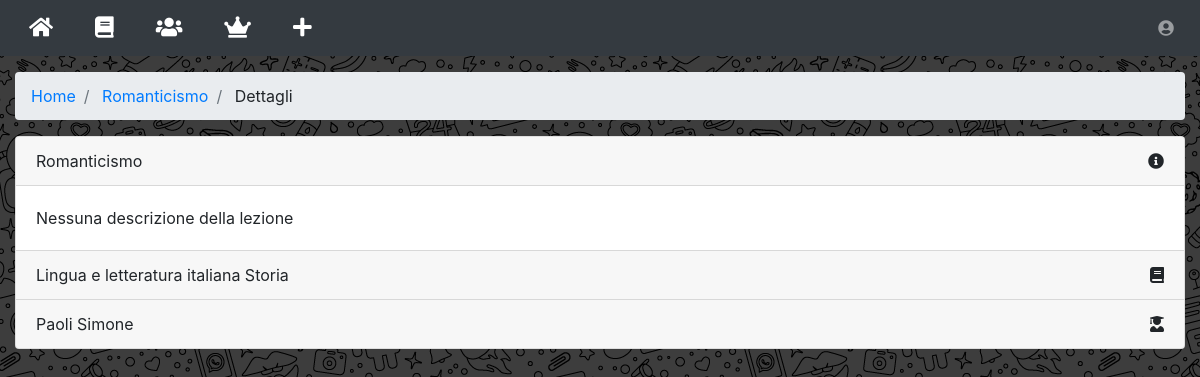
Page /dettagli/?id=1 (signed in) on the earlier database version.
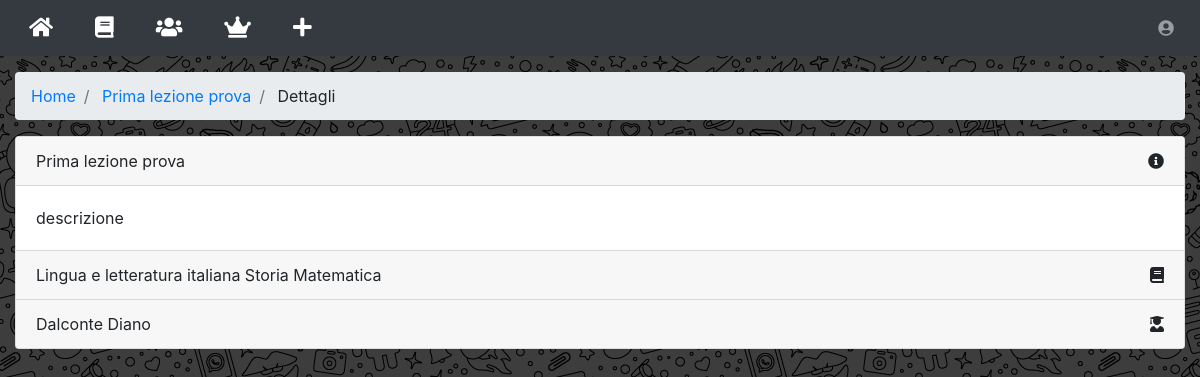
Same page on the later database version.
### tables this page shows
CREATE TABLE `lezioni` (
  `id` int(15) NOT NULL AUTO_INCREMENT,
  `idUtente` int(15),
  `titolo` varchar(40) NOT NULL,
  `data` datetime NOT NULL,
  `note` varchar(150),
  PRIMARY KEY (`id`),
  UNIQUE (`idUtente`, `titolo`),
  FOREIGN KEY (`idUtente`)
    REFERENCES `utenti` (`id`)
);

CREATE TABLE `materieDiLezioni` (
  `id` int(15) NOT NULL AUTO_INCREMENT,
  `idLezione` int(15),
  `idMateria` int(15),
  PRIMARY KEY (`id`),
  UNIQUE KEY (`idLezione`, `idMateria`),
  FOREIGN KEY (`idLezione`)
    REFERENCES `lezioni` (`id`)
    ON DELETE CASCADE,
  FOREIGN KEY (`idMateria`)
    REFERENCES `materie` (`id`)
);

CREATE TABLE `materie` (
  `id` int(15) NOT NULL AUTO_INCREMENT,
  `titolo` varchar(50),
  PRIMARY KEY (`id`)
);

CREATE TABLE `utenti` (
  `id` int(15) NOT NULL AUTO_INCREMENT,
  `email` varchar(100) NOT NULL,
  `password` varchar(40) NOT NULL,
  `nome` varchar(20) NOT NULL,
  `cognome` varchar(20) NOT NULL,
  `tipo` ENUM('studente', 'professore', 'admin') DEFAULT 'studente',
  `aiuti` BOOLEAN DEFAULT 1,
  `notifiche` BOOLEAN DEFAULT 1,
  PRIMARY KEY (`id`),
  UNIQUE KEY (`email`)
);

### src/connection.php (called while the page is built, shortened)
<?php
  function query($sql){
    $conn = new mysqli("localhost", "root", "", "appRendiamo");
    $tabella = array();
    $result = $conn->query($sql);
    if (isset($result->num_rows)){
      if ($result->num_rows == 0) {
        return $tabella;
      } else while($row = $result->fetch_assoc()){
        array_push($tabella, $row);
      }
      return $tabella;
    } else {
      $conn->close();
    }
  }
?>

### src/dettagli/wrapper.php (the view)
<div class="container-fluid">
  <ol class="breadcrumb">
    <li class="breadcrumb-item">
      <a href="../home/">Home</a>
    </li>
    <li class="breadcrumb-item">
      <a href="../lezione/?id=<?php echo $lezione['id'] ?>">
        <?php echo $lezione['titolo'] ?>
      </a>
    </li>
    <li class="breadcrumb-item">
      Dettagli
    </li>
  </ol>
  <div class="row">
    <div class="col">
      <div class="card">
        <div class="card-header">
          <?php echo $lezione['titolo'] ?>
          <a class="float-right">
            <i class="fas fa-info-circle"></i>
          </a>
        </div>
        <div class="card-body">
          <?php if ($lezione['note']): ?>
            <?php echo $lezione['note'] ?>
          <?php else: ?>
            Nessuna descrizione della lezione
          <?php endif; ?>
        </div>
        <div class="card-footer">
          <?php $materie = query("SELECT * FROM materie, materieDiLezioni WHERE materie.id=materieDiLezioni.idMateria AND materieDiLezioni.idLezione=$id") ?>
          <?php if ($materie): ?>
            <?php foreach ($materie as $materia): ?>
              <?php echo $materia['titolo'] ?>
            <?php endforeach; ?>
          <?php else: ?>
            Nessuna materia
          <?php endif; ?>
          <a class="float-right" title="materie">
            <i class="fas fa-book"></i>
          </a>
        </div>
        <div class="card-footer">
          <?php echo $lezione['cognome']." ".$lezione['nome'] ?>
          <a class="float-right" title="docente">
            <i class="fas fa-user-graduate"></i>
          </a>
        </div>
      </div>
    </div>
  </div>

### src/dettagli/index.php (shortened to what this page needs)
<!DOCTYPE html>
<html lang="en" dir="ltr">
  <head>
  </head>
  <body>
    <?php include '../nav.php' ?>
    <?php
      $id = $_GET['id'];
      $lezioni = query("SELECT lezioni.*, utenti.nome, utenti.cognome FROM lezioni, utenti WHERE utenti.id=lezioni.idUtente AND lezioni.id=$id");
      if (count($lezioni) == 1){
        $lezione = $lezioni[0];
      } else {
        header('Location: ../lezioneInesistente');
      }
    ?>
    <?php include 'wrapper.php' ?>
  </body>
</html>

### src/nav.php (shortened to what this page needs)
<?php include 'connection.php' ?>
<br>
<br>
<br>
<nav class="navbar navbar-expand navbar-dark bg-dark mb-3 fixed-top">
  <button class="btn text-white" onclick="window.location='../home/'">
    <i class="fas fa-home fa-lg"></i>
  </button>
  <button class="btn text-white ml-3" onclick="window.location='../filtra/'">
    <i class="fas fa-book fa-lg"></i>
  </button>
  <button class="btn text-white ml-3" onclick="window.location='../docenti/'">
    <i class="fas fa-users fa-lg"></i>
  </button>
  <?php if ($_SESSION['user_type'] == 'studente'): ?>
    <button class="btn text-white ml-3" onclick="window.location='../lezioni/?salvate'">
      <i class="fas fa-bookmark fa-lg"></i>
    </button>
  <?php else: ?>
    <button class="btn text-white ml-3" onclick="window.location='../lezioni/?docente=<?php echo $_SESSION['user_row']['id'] ?>'">
      <i class="fas fa-crown fa-lg"></i>
    </button>
    <button class="btn text-white ml-3" onclick="window.location='../nuovaLezione/'">
      <i class="fas fa-plus fa-lg"></i>
    </button>
  <?php endif; ?>
  <ul class="navbar-nav ml-auto">
    <li class="nav-item dropdown no-arrow">
      <a class="nav-link" href="#" onclick="$('#dropdownProfilo').toggle()">
        <i class="fas fa-user-circle fa-fw"></i>
      </a>
    </li>
  </ul>
</nav>

Differences in the rows shown:
changed lezioni: titolo "Romanticismo" → "Prima lezione prova"; note (not shown) → "descrizione"; idUtente.cognome "Paoli" → "Dalconte"; idUtente.nome "Simone" → "Diano"
now on this page (row edited): materiedilezioni: idMateria.titolo "Matematica"
Other differences:
text no longer shown: "Nessuna descrizione della lezione"
